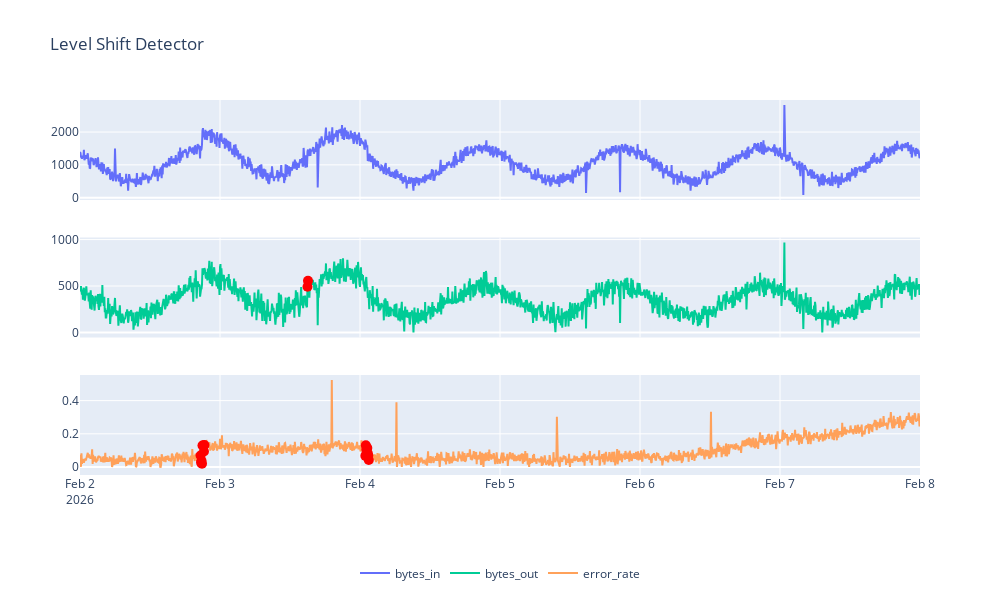

The notebook cell saved with this chart:
### Markdown cell above
### 3. Level Shift Detector

Runs two rolling windows over the data and compares the difference between averages taken within each. Similar to PersistAD but better suited to predict changes in level rather than transient spikes.

### Code cell
levelshift_ad = LevelShiftAD(window=10, c=4)
levelshift_anomalies = levelshift_ad.fit_detect(df_train).fillna(False)
plot_anomalies(df_train, levelshift_anomalies, title='Level Shift Detector')

### Figure 1 — Plotly figure (JSON) as saved in the notebook; plotly's stock layout.template omitted (floating-point values rounded to 4 significant figures; data arrays with more than 128 entries replaced by an {"elided": "..."} marker saying what was removed)
{"data": [{"name": "bytes_in", "type": "scatter", "x": {"elided": "1729 str values"}, "xaxis": "x", "y": {"elided": "1729 float values"}, "yaxis": "y"}, {"marker": {"color": "red", "size": 10}, "mode": "markers", "name": "Anomaly", "showlegend": false, "type": "scatter", "x": [], "xaxis": "x", "y": [], "yaxis": "y"}, {"name": "bytes_out", "type": "scatter", "x": {"elided": "1729 str values"}, "xaxis": "x2", "y": {"elided": "1729 float values"}, "yaxis": "y2"}, {"marker": {"color": "red", "size": 10}, "mode": "markers", "name": "Anomaly", "showlegend": false, "type": "scatter", "x": ["2026-02-03T15:00:00.000000000", "2026-02-03T15:05:00.000000000"], "xaxis": "x2", "y": [492.6, 556.1], "yaxis": "y2"}, {"name": "error_rate", "type": "scatter", "x": {"elided": "1729 str values"}, "xaxis": "x3", "y": {"elided": "1729 float values"}, "yaxis": "y3"}, {"marker": {"color": "red", "size": 10}, "mode": "markers", "name": "Anomaly", "showlegend": false, "type": "scatter", "x": ["2026-02-02T20:40:00.000000000", "2026-02-02T20:45:00.000000000", "2026-02-02T20:50:00.000000000", "2026-02-02T20:55:00.000000000", "2026-02-02T21:00:00.000000000", "2026-02-02T21:05:00.000000000", "2026-02-02T21:10:00.000000000", "2026-02-02T21:15:00.000000000", "2026-02-02T21:20:00.000000000", "2026-02-04T00:55:00.000000000", "2026-02-04T01:00:00.000000000", "2026-02-04T01:05:00.000000000", "2026-02-04T01:10:00.000000000", "2026-02-04T01:15:00.000000000", "2026-02-04T01:20:00.000000000", "2026-02-04T01:25:00.000000000", "2026-02-04T01:30:00.000000000"], "xaxis": "x3", "y": [0.06919, 0.02635, 0.0378, 0.01942, 0.1295, 0.1294, 0.1267, 0.09303, 0.132, 0.06703, 0.1302, 0.104, 0.1139, 0.1148, 0.08231, 0.06943, 0.04204], "yaxis": "y3"}], "layout": {"height": 600, "legend": {"orientation": "h", "x": 0.5, "xanchor": "center", "y": -0.3, "yanchor": "bottom"}, "title": {"text": "Level Shift Detector"}, "width": 1000, "xaxis": {"anchor": "y", "domain": [0, 1], "matches": "x3", "showticklabels": false}, "xaxis2": {"anchor": "y2", "domain": [0, 1], "matches": "x3", "showticklabels": false}, "xaxis3": {"anchor": "y3", "domain": [0, 1]}, "yaxis": {"anchor": "x", "domain": [0.7333, 1]}, "yaxis2": {"anchor": "x2", "domain": [0.3667, 0.6333]}, "yaxis3": {"anchor": "x3", "domain": [0, 0.2667]}}}
